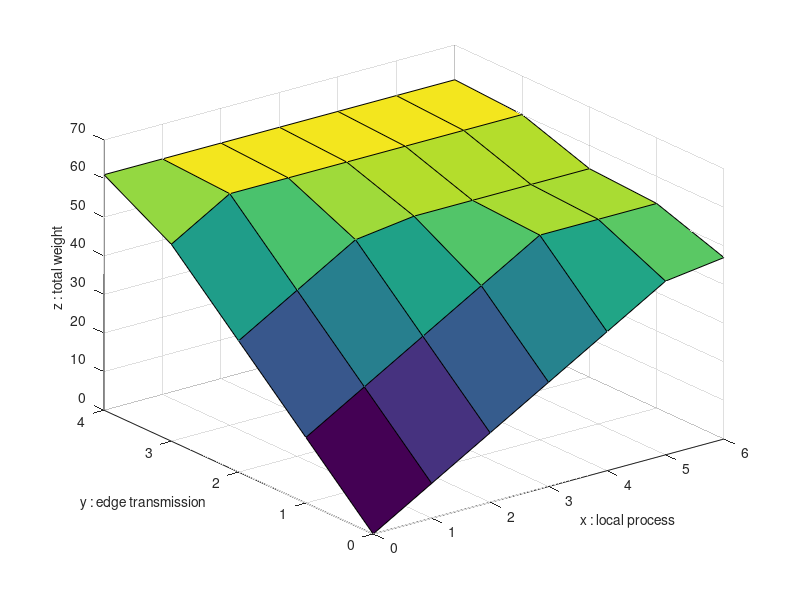

Source code (MATLAB): (Note: this script raises an error after producing the figure.)
%%%%% Optimal Joint offloading and Scheduling%%%%
clear
A = 11; % arrival packets
X = 7; % virtual queue length
C = 3; % channel state
mu = 2; % local rate
e_E = 4; % edge energy consumption
e_L  = 5; % local energy consumption
M = 1;
T = 7; % total time slots

y_max_int =  min(ceil(A/C), T); 
z_max_int  = min(ceil(A/mu), T);

% schedule wireless transmission from 0 to y_max_int times 
W = zeros(y_max_int+1, z_max_int+1);
W_edge = zeros(1, y_max_int+1);
W_local = zeros(1, y_max_int+1);
z_maxWeight = zeros(1, y_max_int+1);

for y =  0 : y_max_int
    W_edge(y+1) =  X * min(A, y * C) - M * e_E * min(ceil(A/C), y);%
    for z = 0 : z_max_int  % maximize local weight
         W_local(y+1) = X * min(max(A - y * C, 0), z * mu) - M * e_L * ...
            min(ceil(max(A - y * C, 0)/mu), z);
        W(y+1, z+1) = W_edge(y+1) + W_local(y+1);
    end
    
end

z_all =  0 : z_max_int;
y_all = 0 : y_max_int;

figure(1)
surf(z_all, y_all, W)
xlabel('x : local process','FontSize', 10)
ylabel('y : edge transmission','FontSize', 10)
zlabel('z : total weight','FontSize', 10)
title('System Setup : A = ' + string(A) + ', X = ' + string(X) + ...
    ', \mu = ' + string(mu) + ', C = ' + string(C) + ', T = ' + string(T) ...
    + ', e^E = ' + string(e_E) + ', e^L  = ' + string(e_L),'FontSize', 18 )

% given z plot
given_z = 4;
figure(2)
plot(y_all, W(:, given_z), 'r-o','LineWidth',2,'MarkerSize',10)
xlabel('edge transmission', 'FontSize', 10)
ylabel('total weight given k', 'FontSize', 10)
title('System Setup : given z = ' + string(given_z) + ...
    ', \mu = ' + string(mu) + ', C = ' + string(C) + ', T = ' + string(T) ...
    + ', e^E = ' + string(e_E) + ', e^L  = ' + string(e_L),'FontSize', 18 )
grid on

% given k plot
given_k = 2;
figure(3)
plot(z_all, W(given_k,:), 'b-s','LineWidth',2,'MarkerSize',10)
xlabel('edge transmission', 'FontSize', 10)
ylabel('total weight given k', 'FontSize', 10)
title('System Setup : given k = ' + string(given_k) + ...
    ', \mu = ' + string(mu) + ', C = ' + string(C) + ', T = ' + string(T) ...
    + ', e^E = ' + string(e_E) + ', e^L  = ' + string(e_L),'FontSize', 18 )
grid on
